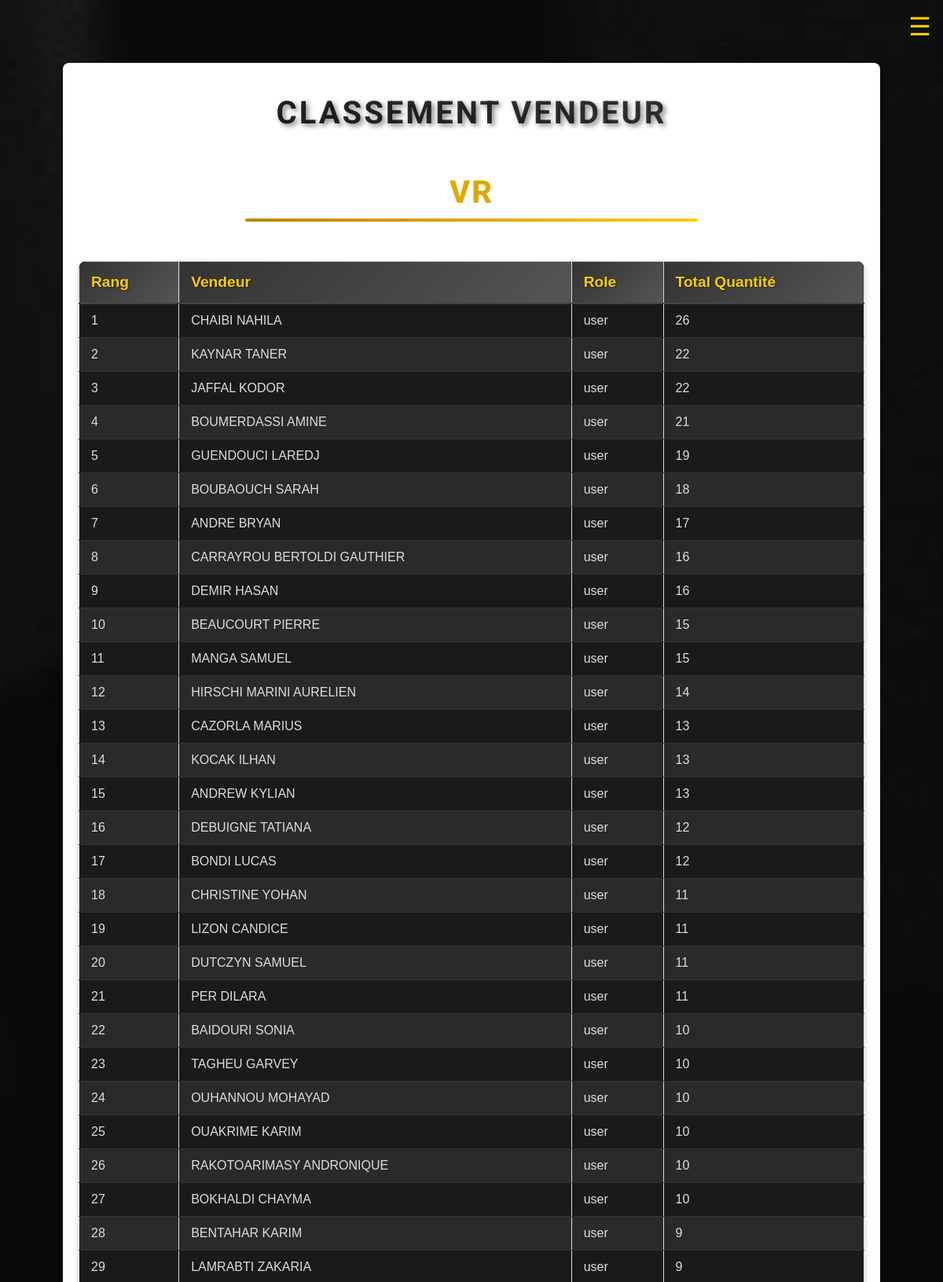
The app's page /admin/sales_ranking (signed in, upper part) with its own data.
### test.py (models this page shows)
class User(db.Model):
    id = db.Column(db.Integer, primary_key=True)
    username = db.Column(db.String(80), unique=True, nullable=False)
    password = db.Column(db.String(200), nullable=False)
    plain_password = db.Column(db.String(200), nullable=True)  # Stockage en clair (temporaire)
    role = db.Column(db.String(20), default='user')  # user or admin
    sales = db.relationship('Sale', backref='user', lazy=True)

### test.py (the view)
@app.route('/admin/sales_ranking')
def sales_ranking():
    if 'user_id' not in session or session.get('role') != 'admin':
        return redirect(url_for('login'))
    users = User.query.filter(User.role != 'admin').all()
    ranking_mobiles = []
    ranking_vr = []
    ranking_vv = []
    for user in users:
        total_sales_mobiles = sum(sale.quantity for sale in user.sales if sale.class_type == 'Mobiles')
        total_sales_vr = sum(sale.quantity for sale in user.sales if sale.class_type == 'VR')
        total_sales_vv = sum(sale.quantity for sale in user.sales if sale.class_type == 'VV')
        ranking_mobiles.append({'username': user.username, 'role': user.role, 'total_sales': total_sales_mobiles})
        ranking_vr.append({'username': user.username, 'role': user.role, 'total_sales': total_sales_vr})
        ranking_vv.append({'username': user.username, 'role': user.role, 'total_sales': total_sales_vv})
    ranking_mobiles.sort(key=lambda x: x['total_sales'], reverse=True)
    ranking_vr.sort(key=lambda x: x['total_sales'], reverse=True)
    ranking_vv.sort(key=lambda x: x['total_sales'], reverse=True)
    return render_template(
        'layout.html',
        page='sales_ranking',
        ranking_mobiles=ranking_mobiles,
        ranking_vr=ranking_vr,
        ranking_vv=ranking_vv,
        enumerate=enumerate
    )

### test.py (called while the page is built)
@app.before_request
def restrict_access():
    if 'user_id' in session:
        user = User.query.get(session['user_id'])
        if user:
            session['role'] = user.role
        else:
            session.pop('user_id', None)

### templates/layout.html (shortened to what this page needs)
<!DOCTYPE html>
<html lang="en">
<head>
    <link rel="stylesheet" href="https://cdnjs.cloudflare.com/ajax/libs/font-awesome/6.0.0-beta3/css/all.min.css">
    <link rel="stylesheet" href="{{ url_for('static', filename='style.css') }}">
</head>
<body>
    {% if page != 'login' %}
    <div class="menu-icon" id="menu-toggle">☰</div>
    {% endif %}
    <div class="container">
        {% if page == 'login' %}
        <div class="form-container">
           <audio id="background-audio" loop>
              <source src="{{ url_for('static', filename='audio/background-audio.mp3') }}" type="audio/mpeg">
              Your browser does not support the audio element.
           </audio>
          <h1 class="main-title gradient">
           Bienvenue chez OCF
            <a href="#" class="audio-toggle" title="Activer/Désactiver le son">
            <i class="fas fa-volume-up"></i>
            </a>
          </h1>
            {% if error %}
            <p class="error">{{ error }}</p>
            {% endif %}
            <form method="POST" action="/login">
                <input type="text" name="username" placeholder="Entrer votre nom utilisateur" required>
                <input type="password" name="password" placeholder="Entrer votre mot de passe" required>
                <button type="submit">Login</button>
            </form>
        </div>
        {% elif page == 'sales_ranking' %}
        <h1>Classement Vendeur</h1>
         <h2 class="category-title">VR</h2>
        <table>
            <thead>
                <tr>
                    <th>Rang</th>
                    <th>Vendeur</th>
                    <th>Role</th>
                    <th>Total Quantité</th>
                </tr>
            </thead>
            <tbody>
                {% for index, user in enumerate(ranking_vr) %}
                <tr>
                    <td>{{ index + 1 }}</td>
                    <td>{{ user.username }}</td>
                    <td>{{ user.role }}</td>
                    <td>{{ user.total_sales }}</td>
                </tr>
                {% endfor %}
            </tbody>
        </table>
        {% endif %}
    </div>
</body>
</html>

### static/style.css (style rules this page uses)
body { font-family: 'Roboto', sans-serif; margin: 0; padding: 0; background-color: #f9f9f9; color: #333; overflow-x: hidden; }
.container { max-width: 1000px; margin: 80px auto 20px; padding: 20px; background: #ffffff; border-radius: 8px; box-shadow: 0 4px 8px rgba(0, 0, 0, 0.1); overflow-x: auto; }
h1 { font-size: 2rem; text-align: center; margin-bottom: 20px; color: #333; }
table { width: 100%; border-collapse: collapse; margin-top: 20px; background-color: white; }
th, td { border: 1px solid #333; padding: 10px; text-align: left; }
th { background-color: #333; color: white; cursor: pointer; position: relative; text-align: center; }
td { font-size: 0.9rem; color: #555; }
tr:nth-child(even) { background-color: #f9f9f9; }
table { width: 100%; border-collapse: collapse; margin-top: 20px; background-color: white; border-radius: 10px; overflow: hidden; box-shadow: 0 4px 8px rgba(0, 0, 0, 0.1); }
th, td { border: none; padding: 12px 15px; text-align: center; }
th { background-color: #333; color: white; font-size: 1.1rem; font-weight: bold; text-transform: uppercase; position: relative; }
tr:nth-child(even) { background-color: #f2f2f2; }
td { color: #555; font-size: 1rem; }
body { animation: fadeIn 0.5s ease-in-out; }
body { font-family: 'Roboto', sans-serif; margin: 0; padding: 0; background-color: #f9f9f9; color: #333; }
.container { margin-top: 80px; padding: 20px; }
table { width: 100%; min-width: 600px; border-collapse: collapse; }
th, td { padding: 12px 15px; border: 1px solid #ddd; text-align: left; }
th { background-color: #333; color: white; }
th { cursor: pointer; }
body { font-family: 'Roboto', sans-serif; margin: 0; overflow-x: hidden; }
.menu-icon { display: none; font-size: 2rem; color: #ffcc00;; position: fixed; top: 15px; right: 15px; cursor: pointer; z-index: 1100; }
body { background: linear-gradient(135deg, #000000, #333333); background-size: cover; background-repeat: no-repeat; background-attachment: fixed; background-position: center center; color: #333; margin: 0; padding: 0; font-family: 'Roboto', sans-serif; }
table { width: 100%; border-collapse: collapse; margin-top: 20px; background-color: #1a1a1a; border-radius: 10px; overflow: hidden; box-shadow: 0 4px 8px rgba(0, 0, 0, 0.2); }
th { font-family: 'Poppins', sans-serif; font-weight: 600; font-size: 1.2rem; color: #ffcc00; text-transform: capitalize; text-align: left; background: linear-gradient(135deg, #333, #555); padding: 15px; border-bottom: 2px solid #444; text-shadow: 1px 1px 2px rgba(0, 0, 0, 0.5); transition: all 0.3s ease; }
td { font-family: 'Poppins', sans-serif; font-size: 1rem; color: #ddd; padding: 12px 15px; border-bottom: 1px solid #333; }
tr:nth-child(even) { background-color: #2a2a2a; }
h1 { font-size: 2.5rem; font-weight: bold; text-align: center; margin: 20px 0; color: #ffffff; background: linear-gradient(135deg, #1a1a1a, #4a4a4a); -webkit-background-clip: text; -webkit-text-fill-color: transparent; text-transform: uppercase; letter-spacing: 3px; text-shadow: 3px 3px 6px rgba(0, 0, 0, 0.5); position: relative; }
h1::after { content: ''; display: block; width: 0; height: 4px; background: linear-gradient(90deg, #333, #777); margin: 10px auto 0; transition: width 0.5s ease-in-out; }
h1 { animation: fadeIn 1s ease-in-out; }
.category-title { font-size: 2.5rem; font-weight: 800; color: #333; text-transform: uppercase; letter-spacing: 2px; background: linear-gradient(90deg, #ffcc00, #b8860b); -webkit-background-clip: text; -webkit-text-fill-color: transparent; text-align: center; margin: 30px auto; padding: 10px 20px; position: relative; }
.category-title::after { content: ""; display: block; width: 60%; height: 4px; background: linear-gradient(90deg, #b8860b, #ffcc00); margin: 10px auto; border-radius: 2px; }
.menu-icon { display: block; font-size: 2rem; color: #ffcc00; position: fixed; top: 15px; right: 15px; cursor: pointer; z-index: 1100; }

### records on screen
User: username "CHAIBI NAHILA", role "user"
User: username "KAYNAR TANER", role "user"
User: username "JAFFAL KODOR", role "user"
User: username "BOUMERDASSI AMINE", role "user"
User: username "GUENDOUCI LAREDJ", role "user"
User: username "BOUBAOUCH SARAH", role "user"
User: username "ANDRE BRYAN", role "user"
User: username "CARRAYROU BERTOLDI GAUTHIER", role "user"
User: username "DEMIR HASAN", role "user"
User: username "BEAUCOURT PIERRE", role "user"
User: username "MANGA SAMUEL", role "user"
User: username "HIRSCHI MARINI AURELIEN", role "user"
User: username "CAZORLA MARIUS", role "user"
User: username "KOCAK ILHAN", role "user"
User: username "ANDREW KYLIAN", role "user"
User: username "DEBUIGNE TATIANA", role "user"
User: username "BONDI LUCAS", role "user"
User: username "CHRISTINE YOHAN", role "user"
User: username "LIZON CANDICE", role "user"
User: username "DUTCZYN SAMUEL", role "user"
User: username "PER DILARA", role "user"
User: username "BAIDOURI SONIA", role "user"
User: username "TAGHEU GARVEY", role "user"
User: username "OUHANNOU MOHAYAD", role "user"
User: username "OUAKRIME KARIM", role "user"
User: username "RAKOTOARIMASY ANDRONIQUE", role "user"
User: username "BOKHALDI CHAYMA", role "user"
User: username "BENTAHAR KARIM", role "user"
User: username "LAMRABTI ZAKARIA", role "user"

### other values on screen
{{ index + 1 }} "1" "2" "3" "4" "5" "6" "7" "8" "9" "10" "11" "12" "13" "14" "15" "16" "17" "18" "19" "20" "21" "22" "23" "24" "25" "26" "27" "28" "29"
{{ user.total_sales }} "26" "22" "22" "21" "19" "18" "17" "16" "16" "15" "15" "14" "13" "13" "13" "12" "12" "11" "11" "11" "11" "10" "10" "10" "10" "10" "10" "9" "9"
